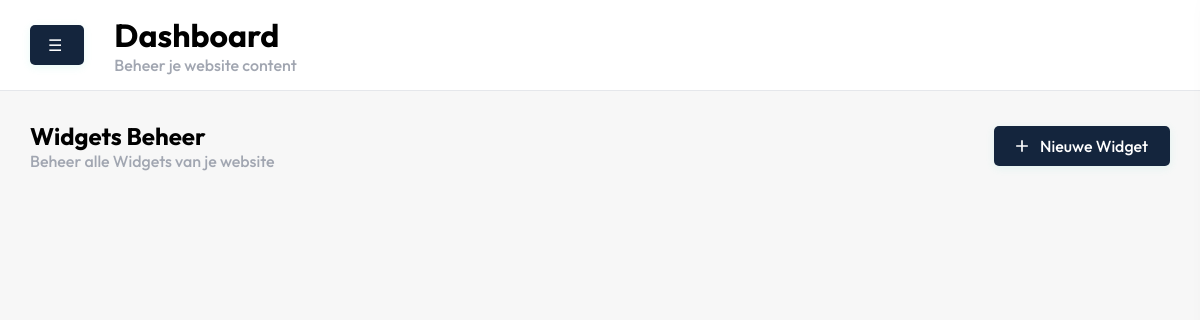
Before: /dashboard/widgets/index.php with the older database file.
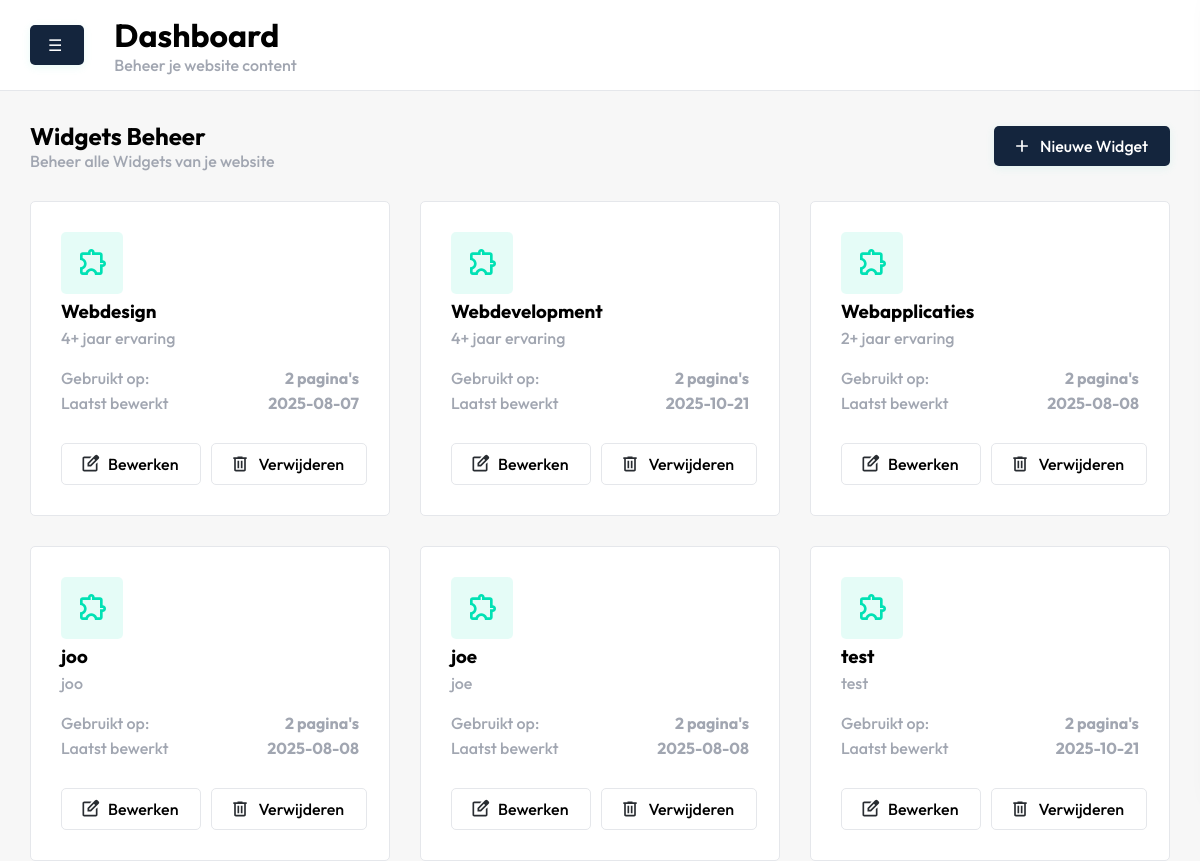
After: the same page with the newer database file.
### tables this page shows
CREATE TABLE IF NOT EXISTS `widget` (
  `id` int NOT NULL AUTO_INCREMENT,
  `widgetcontent_id` int NOT NULL,
  `created_at` date DEFAULT NULL,
  `last_edit` date DEFAULT NULL,
  PRIMARY KEY (`id`),
  KEY `widgetcontent_id` (`widgetcontent_id`)
);

CREATE TABLE IF NOT EXISTS `widgetcontent` (
  `id` int NOT NULL AUTO_INCREMENT,
  `title` varchar(255) DEFAULT NULL,
  `description` varchar(255) DEFAULT NULL,
  `text` text,
  PRIMARY KEY (`id`)
);

### controllers/widgets/widgets_content.php (called while the page is built, shortened)
<?php
function getAllWidgetsContent($conn) {
    $sql = "SELECT * FROM WidgetContent";
    $stmt = $conn->query($sql);
    $widgetContent = [];
    if ($stmt) {
        while ($row = $stmt->fetch(PDO::FETCH_ASSOC)) {
            $widgetContent[$row['id']] = $row;
        }
    }
    return $widgetContent;
}
?>

### controllers/controller.php (called while the page is built, shortened)
<?php
require_once('pages/delete.php');
require_once('widgets/widgets.php');
$widgets = getAllWidgets($conn);
require_once('templates/templates.php');
require_once('widgets/widgets_content.php');
$widgetContent = getAllWidgetsContent($conn);
?>

### controllers/widgets/widgets.php (called while the page is built, shortened)
<?php
function getAllWidgets($conn) {
    $sql = "SELECT * from widget";
    $stmt = $conn->query($sql);
    $widgets = [];
    if ($stmt) {
        while ($row = $stmt->fetch(PDO::FETCH_ASSOC)) {
            $widgets[] = $row;
        }
    }
    return $widgets;
}
?>

### dashboard/widgets/index.php (the view, shortened to what this page needs)
<?php
require_once  '../../controllers/controller.php';
include('../includes/header.php');
?>
<section id="widgets">
    <div class="container">
        <div class="justify-between">
            <div class="intro">
                <h2>Widgets Beheer</h2>
                <p>Beheer alle Widgets van je website</p>
            </div>
            <div class="align-center">
                <button class="open-slide-in blue-btn">
                    <svg xmlns="http://www.w3.org/2000/svg" height="24px" viewBox="0 -960 960 960" width="24px"
                        fill="#292D32">
                        <path d="M440-440H200v-80h240v-240h80v240h240v80H520v240h-80v-240Z" />
                    </svg>
                    Nieuwe Widget
                </button>
            </div>
        </div>
    </div>
    <div class="container">
        <div class="cards-wrapper">
            <?php foreach ($widgetContent as $content): ?>
            <?php foreach ($widgets as $widget): ?>
            <?php if ($widget['widgetcontent_id'] == $content['id']): ?>
            <div class="card">
                <div class="info">
                    <div>
                        <div>
                            <div class="icon align-center">
                            </div>
                        </div>
                        <h3><?= htmlspecialchars($content['title']) ?></h3>
                        <p><?= htmlspecialchars($content['description']) ?></p>
                    </div>
                    <div class="content">
                        <div>
                            <div class="justify-between">
                                <p>Gebruikt op:</p>
                                <p><strong>2 pagina's</strong></p>
                            </div>
                            <div class="justify-between">
                                <p>Laatst bewerkt</p>
                                <p><strong><?= htmlspecialchars($widget['last_edit']) ?></strong></p>
                            </div>
                        </div>
                        <div class="align-center gap10">
                            <div>
                                <a class="" href="edit.php?id=<?= $widget['id'] ?>">
                                    <button class="white-btn">
                                        Bewerken
                                    </button>
                                </a>
                            </div>
                            <div>
                                <form method="post" action="../../controllers/widgets/delete.php"
                                    style="display: inline;">
                                    <button type="submit" class="white-btn"
                                        onclick="return confirm('Weet je zeker dat je deze widget wilt verwijderen?');">
                                        <svg xmlns="http://www.w3.org/2000/svg" height="24px" viewBox="0 -960 960 960"
                                            width="24px" fill="#292D32">
                                            <path
                                                d="M280-120q-33 0-56.5-23.5T200-200v-520h-40v-80h200v-40h240v40h200v80h-40v520q0 33-23.5 56.5T680-120H280Zm400-600H280v520h400v-520ZM360-280h80v-360h-80v360Zm160 0h80v-360h-80v360ZM280-720v520-520Z" />
                                        </svg>
                                        Verwijderen
                                    </button>
                                </form>
                            </div>
                        </div>
                    </div>
                </div>
            </div>
            <?php endif; ?>
            <?php endforeach; ?>
            <?php endforeach; ?>
        </div>
    </div>
</section>
<?php
include('../includes/footer.php');
?>

### dashboard/includes/header.php (shortened to what this page needs)
<!DOCTYPE html>
<html lang='en'>
<head>
    <link rel="stylesheet" href="/dashboard/css/style.css">
</head>
<body>
<main>
    <header>
        <div class="align-center">
            <button class="toggle-btn" aria-label="Toggle sidebar">☰</button>
        </div>
        <div class="content">
            <h1>Dashboard</h1>
            <p>Beheer je website content</p>
        </div>
    </header>

### dashboard/includes/footer.php (shortened to what this page needs)
</main>
</body>
</html>

### dashboard/css/style.css (style rules this page uses)
body { font-family: 'Outfit', sans-serif; background: #f7f7f7; margin: 0; padding: 0; }
.container { padding-left: 30px; padding-right: 30px; }
button { font-family: 'Outfit', sans-serif; }
h1, h2, h3, h4, h5, h6 { margin: 0; padding: 0; }
p { margin: 0; padding: 0; color: rgb(161 166 177); font-weight: 500; }
.blue-btn { background: #14253D; color: #fff; border: none; border-radius: 5px; padding: 10px 22px 10px 18px; font-size: 16px; font-weight: 500; display: inline-flex; align-items: center; gap: 8px; box-shadow: 0 2px 8px rgba(63,216,190,0.12); cursor: pointer; transition: background 0.2s; }
.blue-btn svg { width: 20px; height: 20px; fill: #fff; }
.white-btn { background: #fff; border: none; border-radius: 5px; padding: 10px 22px 10px 18px; font-size: 16px; font-weight: 500; display: inline-flex; align-items: center; gap: 8px; cursor: pointer; transition: background 0.2s; border: 1px solid #e5e7eb; }
.white-btn svg { width: 20px; height: 20px; }
#pages, #widgets { width: 100%; }
#pages .intro, #widgets .intro { padding: 30px 0; }
#widgets .cards-wrapper { display: flex; flex-wrap: wrap; gap: 30px; }
#widgets .card { flex: 0 0 calc(33.333% - 20px); max-width: calc(33.333% - 20px); border: 1px solid #e5e7eb; border-radius: 5px; background-color: #fff; box-sizing: border-box; }
#widgets .card { padding: 30px; }
#widgets .card .info { display: flex; flex-direction: column; height: 100%; justify-content: space-between; }
#widgets .card .info .icon { width: 32px; height: 32px; background-color: rgba(0, 225, 180, 0.1); padding: 15px; margin-bottom: 5px; border-radius: 5px; display: flex; align-items: center; justify-content: center; }
#widgets .card .info p, #widgets .card .info h3 { margin-bottom: 5px; }
#widgets .card .info .content { margin-top: 15px; }
#widgets .card .info .align-center.gap10 > div { flex: 1; }
#widgets .card .info .white-btn { width: 100%; justify-content: center; margin-top: 25px; }
main { margin-left: 0; transition: margin-left 0.3s ease; }
header { padding: 15px 30px; display: flex; background-color: white; border-bottom: 1px solid #e5e7eb; }
header .content { padding-left: 30px; }
.toggle-btn { background: #14253D; color: #fff; border: none; border-radius: 5px; padding: 10px 22px 10px 18px; font-size: 16px; font-weight: 500; display: inline-flex; align-items: center; gap: 8px; box-shadow: 0 2px 8px rgba(63, 216, 190, 0.12); cursor: pointer; transition: background 0.2s; }
.justify-between { display: flex; justify-content: space-between; }
.align-center { display: flex; align-items: center; }
.gap10 { gap: 10px; }

Changed rows visible on the page:
added widget: widgetcontent.title "Webdesign", widgetcontent.description "4+ jaar ervaring", last_edit "2025-08-07"
added widget: widgetcontent.title "Webdevelopment", widgetcontent.description "4+ jaar ervaring", last_edit "2025-10-21"
added widget: widgetcontent.title "Webapplicaties", widgetcontent.description "2+ jaar ervaring", last_edit "2025-08-08"
added widget: widgetcontent.title "joo", widgetcontent.description "joo", last_edit "2025-08-08"
added widget: widgetcontent.title "joe", widgetcontent.description "joe", last_edit "2025-08-08"
added widget: widgetcontent.title "test", widgetcontent.description "test", last_edit "2025-10-21"
